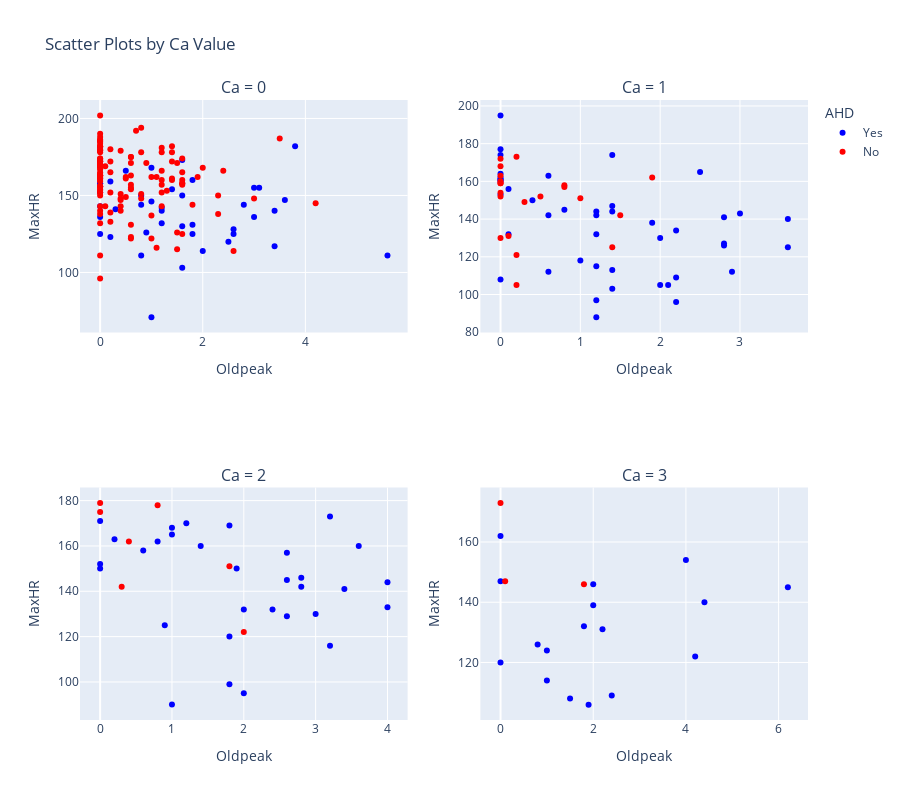

Write notebook code for a chart like this one.
### Code cell
import plotly.graph_objects as go
from plotly.subplots import make_subplots

# Mapeo de colores
color_map = {"Yes": "blue", "No": "red"}
ca_values = [0, 1, 2, 3]
titles = [f'Ca = {val}' for val in ca_values]
positions = [(1, 1), (1, 2), (2, 1), (2, 2)]

fig = make_subplots(rows=2, cols=2, subplot_titles=titles)

for idx, ca_val in enumerate(ca_values):
    row, col = positions[idx]
    df_plot = heart_df_clean[heart_df_clean["Ca"] == ca_val]
    show_legend = (idx == 0)
    for ahd_val in ["Yes", "No"]:
        df_class = df_plot[df_plot["AHD"] == ahd_val]
        fig.add_trace(
            go.Scatter(x=df_class["Oldpeak"], y=df_class["MaxHR"], mode="markers",
                marker=dict(color=color_map[ahd_val]), name=ahd_val, showlegend=show_legend,
            ), row=row, col=col
        )
    show_legend = False

# Set axis titles for all subplots
for r in [1, 2]:
    for c in [1, 2]:
        fig.update_xaxes(title_text="Oldpeak", row=r, col=c)
        fig.update_yaxes(title_text="MaxHR", row=r, col=c)


fig.update_layout(
    height=800,
    width=900,
    title_text="Scatter Plots by Ca Value",
    legend=dict(title="AHD")
)
fig.show()

### Figure 1 — Plotly figure (JSON) as saved in the notebook; plotly's stock layout.template omitted (floating-point values rounded to 4 significant figures; data arrays with more than 128 entries replaced by an {"elided": "..."} marker saying what was removed)
{"data": [{"marker": {"color": "blue"}, "mode": "markers", "name": "Yes", "showlegend": true, "type": "scatter", "x": [3.1, 1.0, 1.8, 2.0, 0.0, 2.5, 0.0, 2.6, 0.0, 1.2, 3.0, 3.4, 3.6, 0.8, 1.6, 1.2, 1.0, 3.0, 5.6, 2.6, 1.6, 0.2, 1.8, 0.0, 1.6, 0.0, 0.0, 0.5, 0.0, 0.0, 0.9, 1.4, 3.8, 3.4, 1.6, 0.8, 1.0, 0.3, 1.8, 0.0, 0.8, 2.8, 0.0, 0.2, 1.2], "xaxis": "x", "y": [155, 168, 160, 114, 158, 120, 169, 128, 158, 142, 155, 140, 147, 111, 150, 140, 146, 136, 111, 125, 130, 159, 131, 152, 173, 156, 143, 166, 161, 125, 126, 154, 182, 117, 103, 144, 71, 141, 125, 181, 150, 144, 136, 123, 132], "yaxis": "y"}, {"marker": {"color": "red"}, "mode": "markers", "name": "No", "showlegend": true, "type": "scatter", "x": {"elided": "129 float values"}, "xaxis": "x", "y": {"elided": "129 int values"}, "yaxis": "y"}, {"marker": {"color": "blue"}, "mode": "markers", "name": "Yes", "showlegend": false, "type": "scatter", "x": [1.4, 0.6, 0.6, 1.2, 2.5, 0.0, 1.4, 2.2, 0.6, 1.4, 0.0, 2.8, 0.0, 1.2, 0.0, 0.4, 3.6, 1.2, 1.2, 2.8, 1.4, 2.8, 1.4, 0.8, 2.2, 2.9, 1.2, 2.1, 0.0, 0.0, 0.0, 0.1, 0.1, 1.0, 2.0, 3.6, 2.2, 1.9, 0.0, 3.0, 2.0, 0.0, 1.2, 0.0], "xaxis": "x2", "y": [147, 142, 112, 132, 165, 153, 144, 109, 163, 113, 177, 141, 161, 142, 162, 150, 140, 144, 97, 127, 174, 126, 103, 145, 96, 112, 88, 105, 195, 160, 108, 132, 156, 118, 105, 125, 134, 138, 164, 143, 130, 161, 115, 174], "yaxis": "y2"}, {"marker": {"color": "red"}, "mode": "markers", "name": "No", "showlegend": false, "type": "scatter", "x": [0.8, 0.0, 0.5, 1.4, 1.5, 0.8, 0.0, 0.0, 0.0, 0.0, 1.0, 0.0, 1.9, 0.1, 0.2, 0.0, 0.2, 0.0, 0.2, 0.3, 0.0], "xaxis": "x2", "y": [157, 168, 152, 125, 142, 158, 159, 130, 154, 160, 151, 159, 162, 131, 173, 172, 121, 163, 105, 149, 152], "yaxis": "y2"}, {"marker": {"color": "blue"}, "mode": "markers", "name": "Yes", "showlegend": false, "type": "scatter", "x": [2.6, 3.6, 3.2, 2.4, 1.4, 2.8, 0.2, 1.8, 0.6, 2.6, 0.0, 4.0, 0.0, 1.2, 2.0, 1.9, 0.9, 3.0, 1.0, 2.0, 1.8, 3.2, 2.6, 1.0, 0.0, 1.8, 0.8, 2.8, 4.0, 1.0, 3.4], "xaxis": "x3", "y": [129, 160, 173, 132, 160, 142, 163, 99, 158, 157, 150, 133, 171, 170, 132, 150, 125, 130, 165, 95, 169, 116, 145, 168, 152, 120, 162, 146, 144, 90, 141], "yaxis": "y3"}, {"marker": {"color": "red"}, "mode": "markers", "name": "No", "showlegend": false, "type": "scatter", "x": [1.8, 0.4, 0.0, 0.8, 0.0, 2.0, 0.3], "xaxis": "x3", "y": [151, 162, 175, 178, 179, 122, 142], "yaxis": "y3"}, {"marker": {"color": "blue"}, "mode": "markers", "name": "Yes", "showlegend": false, "type": "scatter", "x": [1.5, 1.0, 2.2, 6.2, 2.0, 1.8, 4.0, 1.0, 2.4, 0.0, 0.0, 2.0, 4.2, 1.9, 0.0, 0.8, 4.4], "xaxis": "x4", "y": [108, 114, 131, 145, 139, 132, 154, 124, 109, 162, 120, 146, 122, 106, 147, 126, 140], "yaxis": "y4"}, {"marker": {"color": "red"}, "mode": "markers", "name": "No", "showlegend": false, "type": "scatter", "x": [1.8, 0.1, 0.0], "xaxis": "x4", "y": [146, 147, 173], "yaxis": "y4"}], "layout": {"annotations": [{"font": {"size": 16}, "showarrow": false, "text": "Ca = 0", "x": 0.225, "xanchor": "center", "xref": "paper", "y": 1, "yanchor": "bottom", "yref": "paper"}, {"font": {"size": 16}, "showarrow": false, "text": "Ca = 1", "x": 0.775, "xanchor": "center", "xref": "paper", "y": 1, "yanchor": "bottom", "yref": "paper"}, {"font": {"size": 16}, "showarrow": false, "text": "Ca = 2", "x": 0.225, "xanchor": "center", "xref": "paper", "y": 0.375, "yanchor": "bottom", "yref": "paper"}, {"font": {"size": 16}, "showarrow": false, "text": "Ca = 3", "x": 0.775, "xanchor": "center", "xref": "paper", "y": 0.375, "yanchor": "bottom", "yref": "paper"}], "height": 800, "legend": {"title": {"text": "AHD"}}, "title": {"text": "Scatter Plots by Ca Value"}, "width": 900, "xaxis": {"anchor": "y", "domain": [0, 0.45], "title": {"text": "Oldpeak"}}, "xaxis2": {"anchor": "y2", "domain": [0.55, 1], "title": {"text": "Oldpeak"}}, "xaxis3": {"anchor": "y3", "domain": [0, 0.45], "title": {"text": "Oldpeak"}}, "xaxis4": {"anchor": "y4", "domain": [0.55, 1], "title": {"text": "Oldpeak"}}, "yaxis": {"anchor": "x", "domain": [0.625, 1], "title": {"text": "MaxHR"}}, "yaxis2": {"anchor": "x2", "domain": [0.625, 1], "title": {"text": "MaxHR"}}, "yaxis3": {"anchor": "x3", "domain": [0, 0.375], "title": {"text": "MaxHR"}}, "yaxis4": {"anchor": "x4", "domain": [0, 0.375], "title": {"text": "MaxHR"}}}}
